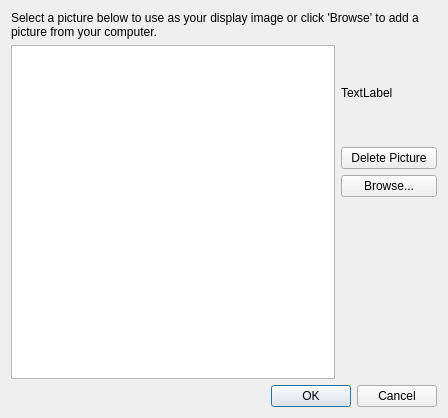
<?xml version="1.0" encoding="UTF-8"?>
<ui version="4.0">
 <class>Dialog</class>
 <widget class="QDialog" name="Dialog">
  <property name="geometry">
   <rect>
    <x>0</x>
    <y>0</y>
    <width>448</width>
    <height>418</height>
   </rect>
  </property>
  <property name="windowTitle">
   <string>My Pictures</string>
  </property>
  <property name="sizeGripEnabled">
   <bool>false</bool>
  </property>
  <property name="modal">
   <bool>false</bool>
  </property>
  <layout class="QVBoxLayout" name="verticalLayout_2">
   <item>
    <widget class="QLabel" name="label">
     <property name="text">
      <string>Select a picture below to use as your display image or click 'Browse' to add a picture from your computer.</string>
     </property>
     <property name="wordWrap">
      <bool>true</bool>
     </property>
    </widget>
   </item>
   <item>
    <layout class="QHBoxLayout" name="horizontalLayout">
     <item>
      <widget class="QListWidget" name="avatarListWidget">
       <property name="showDropIndicator" stdset="0">
        <bool>false</bool>
       </property>
       <property name="dragDropMode">
        <enum>QAbstractItemView::NoDragDrop</enum>
       </property>
       <property name="selectionMode">
        <enum>QAbstractItemView::SingleSelection</enum>
       </property>
       <property name="iconSize">
        <size>
         <width>64</width>
         <height>64</height>
        </size>
       </property>
       <property name="movement">
        <enum>QListView::Static</enum>
       </property>
       <property name="resizeMode">
        <enum>QListView::Adjust</enum>
       </property>
       <property name="viewMode">
        <enum>QListView::IconMode</enum>
       </property>
       <property name="uniformItemSizes">
        <bool>true</bool>
       </property>
       <property name="wordWrap">
        <bool>true</bool>
       </property>
      </widget>
     </item>
     <item>
      <layout class="QVBoxLayout" name="verticalLayout">
       <item>
        <widget class="QLabel" name="label_avatar">
         <property name="sizePolicy">
          <sizepolicy hsizetype="Fixed" vsizetype="Fixed">
           <horstretch>0</horstretch>
           <verstretch>0</verstretch>
          </sizepolicy>
         </property>
         <property name="minimumSize">
          <size>
           <width>96</width>
           <height>96</height>
          </size>
         </property>
         <property name="maximumSize">
          <size>
           <width>96</width>
           <height>96</height>
          </size>
         </property>
         <property name="text">
          <string>TextLabel</string>
         </property>
        </widget>
       </item>
       <item>
        <widget class="QPushButton" name="button_delete">
         <property name="text">
          <string>Delete Picture</string>
         </property>
        </widget>
       </item>
       <item>
        <widget class="QPushButton" name="button_browse">
         <property name="text">
          <string>Browse...</string>
         </property>
        </widget>
       </item>
       <item>
        <spacer name="verticalSpacer">
         <property name="orientation">
          <enum>Qt::Vertical</enum>
         </property>
         <property name="sizeHint" stdset="0">
          <size>
           <width>20</width>
           <height>40</height>
          </size>
         </property>
        </spacer>
       </item>
      </layout>
     </item>
    </layout>
   </item>
   <item>
    <widget class="QDialogButtonBox" name="buttonBox">
     <property name="orientation">
      <enum>Qt::Horizontal</enum>
     </property>
     <property name="standardButtons">
      <set>QDialogButtonBox::Cancel|QDialogButtonBox::Ok</set>
     </property>
    </widget>
   </item>
  </layout>
 </widget>
 <resources/>
 <connections>
  <connection>
   <sender>buttonBox</sender>
   <signal>accepted()</signal>
   <receiver>Dialog</receiver>
   <slot>accept()</slot>
   <hints>
    <hint type="sourcelabel">
     <x>248</x>
     <y>254</y>
    </hint>
    <hint type="destinationlabel">
     <x>157</x>
     <y>274</y>
    </hint>
   </hints>
  </connection>
  <connection>
   <sender>buttonBox</sender>
   <signal>rejected()</signal>
   <receiver>Dialog</receiver>
   <slot>reject()</slot>
   <hints>
    <hint type="sourcelabel">
     <x>316</x>
     <y>260</y>
    </hint>
    <hint type="destinationlabel">
     <x>286</x>
     <y>274</y>
    </hint>
   </hints>
  </connection>
 </connections>
</ui>
